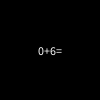
Frame 1 (no input)
Frame 60 (the mouse pressed at the canvas centre just before this capture): identical to frame 1, image omitted
Frame 120 (the mouse held since frame 60 and released just before this capture): identical to frame 1, image omitted

The Processing sketch that drew this single still picture (run headless with seeded random() and noise(); from frame 60 on, the mouse is pressed at the canvas centre):

// Processing sketch: processing_152163
// ── processing_152163.pde

int firstNum;
int secondNum;

void setup(){
  firstNum = 0;
  secondNum = (int)random(0,10);
}

void draw(){
  background(0);
  fill(255);
  textAlign(CENTER,CENTER);
  text(firstNum + "+" + secondNum + "=",width/2,height/2);
}

void keyPressed(){
  firstNum += secondNum;
  secondNum = (int)random(0,10);
}
